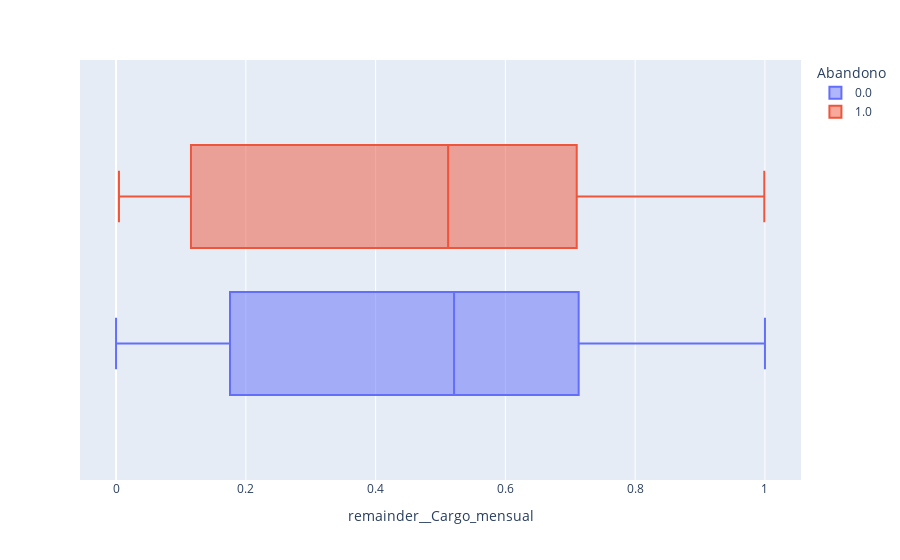

Write notebook code for a chart like this one.
### Markdown cell above
### No hay relacion debido a que las distribuciones son muy similares

### Code cell
df_cargo_mesual_abandono = pd.concat([X_codificada['remainder__Cargo_mensual'], y], axis=1)

px.box(data_frame= df_cargo_mesual_abandono, x = 'remainder__Cargo_mensual', color= 'Abandono')

### Figure 1 — Plotly figure (JSON) as saved in the notebook; plotly's stock layout.template omitted (floating-point values rounded to 4 significant figures; data arrays with more than 128 entries replaced by an {"elided": "..."} marker saying what was removed)
{"data": [{"alignmentgroup": "True", "hovertemplate": "Abandono=0.0<br>remainder__Cargo_mensual=%{x}<extra></extra>", "legendgroup": "0.0", "marker": {"color": "#636efa"}, "name": "0.0", "notched": false, "offsetgroup": "0.0", "orientation": "h", "showlegend": true, "type": "box", "x": {"elided": "5163 float values"}, "x0": " ", "xaxis": "x", "y0": " ", "yaxis": "y"}, {"alignmentgroup": "True", "hovertemplate": "Abandono=1.0<br>remainder__Cargo_mensual=%{x}<extra></extra>", "legendgroup": "1.0", "marker": {"color": "#EF553B"}, "name": "1.0", "notched": false, "offsetgroup": "1.0", "orientation": "h", "showlegend": true, "type": "box", "x": {"elided": "1869 float values"}, "x0": " ", "xaxis": "x", "y0": " ", "yaxis": "y"}], "layout": {"boxmode": "group", "legend": {"title": {"text": "Abandono"}, "tracegroupgap": 0}, "margin": {"t": 60}, "xaxis": {"anchor": "y", "domain": [0, 1], "title": {"text": "remainder__Cargo_mensual"}}, "yaxis": {"anchor": "x", "domain": [0, 1]}}}
